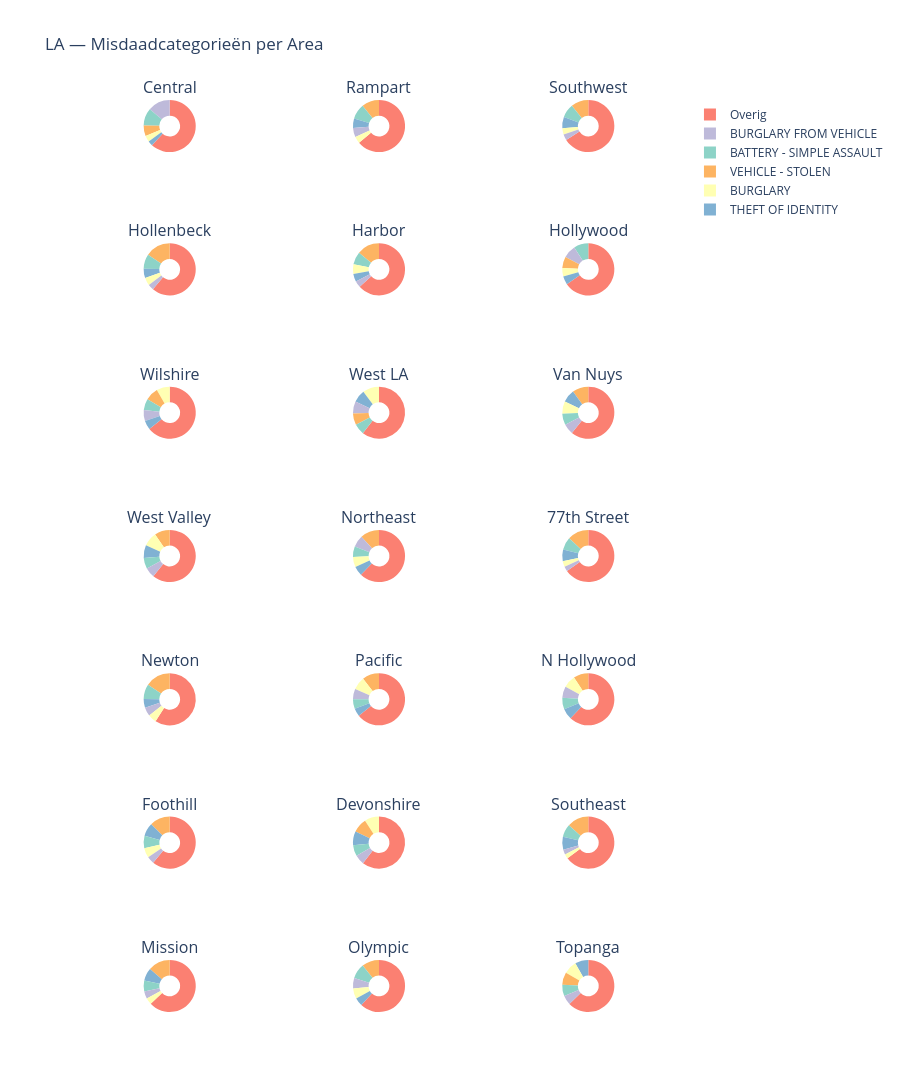

Notebook cell for this chart:
### Markdown cell above
## Verdeling van soorten criminaliteit in Los Angeles
In onderstaande grafiek staan de verdelingen van misdaadcategorieën per borough in LA.

### Code cell
fig_la_c = maak_donut_grid_kaart(
    lapd_pie_data, lapd_coords, 'area_name',
    categorie_kleuren_lapd, 'LA — Misdaadcategorieën per Area', 900, cols=3
)
fig_la_c.show()

### Figure 1 — Plotly figure (JSON) as saved in the notebook; plotly's stock layout.template omitted (floating-point values rounded to 4 significant figures)
{"data": [{"domain": {"x": [0, 0.3], "y": [0.9429, 1]}, "hole": 0.4, "labels": ["BATTERY - SIMPLE ASSAULT", "BURGLARY", "BURGLARY FROM VEHICLE", "Overig", "THEFT OF IDENTITY", "VEHICLE - STOLEN"], "marker": {"colors": ["rgb(141,211,199)", "rgb(255,255,179)", "rgb(190,186,218)", "rgb(251,128,114)", "rgb(128,177,211)", "rgb(253,180,98)"]}, "showlegend": true, "textinfo": "none", "type": "pie", "values": [6433, 2299, 8244, 36817, 1784, 3879]}, {"domain": {"x": [0.35, 0.65], "y": [0.9429, 1]}, "hole": 0.4, "labels": ["BATTERY - SIMPLE ASSAULT", "BURGLARY", "BURGLARY FROM VEHICLE", "Overig", "THEFT OF IDENTITY", "VEHICLE - STOLEN"], "marker": {"colors": ["rgb(141,211,199)", "rgb(255,255,179)", "rgb(190,186,218)", "rgb(251,128,114)", "rgb(128,177,211)", "rgb(253,180,98)"]}, "showlegend": false, "textinfo": "none", "type": "pie", "values": [3896, 1717, 2370, 26338, 2442, 4460]}, {"domain": {"x": [0.7, 1], "y": [0.9429, 1]}, "hole": 0.4, "labels": ["BATTERY - SIMPLE ASSAULT", "BURGLARY", "BURGLARY FROM VEHICLE", "Overig", "THEFT OF IDENTITY", "VEHICLE - STOLEN"], "marker": {"colors": ["rgb(141,211,199)", "rgb(255,255,179)", "rgb(190,186,218)", "rgb(251,128,114)", "rgb(128,177,211)", "rgb(253,180,98)"]}, "showlegend": false, "textinfo": "none", "type": "pie", "values": [4137, 1896, 1832, 32470, 3455, 5337]}, {"domain": {"x": [0, 0.3], "y": [0.7857, 0.8429]}, "hole": 0.4, "labels": ["BATTERY - SIMPLE ASSAULT", "BURGLARY", "BURGLARY FROM VEHICLE", "Overig", "THEFT OF IDENTITY", "VEHICLE - STOLEN"], "marker": {"colors": ["rgb(141,211,199)", "rgb(255,255,179)", "rgb(190,186,218)", "rgb(251,128,114)", "rgb(128,177,211)", "rgb(253,180,98)"]}, "showlegend": false, "textinfo": "none", "type": "pie", "values": [2948, 1573, 1191, 20030, 1913, 5113]}, {"domain": {"x": [0.35, 0.65], "y": [0.7857, 0.8429]}, "hole": 0.4, "labels": ["BATTERY - SIMPLE ASSAULT", "BURGLARY", "BURGLARY FROM VEHICLE", "Overig", "THEFT OF IDENTITY", "VEHICLE - STOLEN"], "marker": {"colors": ["rgb(141,211,199)", "rgb(255,255,179)", "rgb(190,186,218)", "rgb(251,128,114)", "rgb(128,177,211)", "rgb(253,180,98)"]}, "showlegend": false, "textinfo": "none", "type": "pie", "values": [2886, 2120, 1471, 22835, 1759, 5014]}, {"domain": {"x": [0.7, 1], "y": [0.7857, 0.8429]}, "hole": 0.4, "labels": ["BATTERY - SIMPLE ASSAULT", "BURGLARY", "BURGLARY FROM VEHICLE", "Overig", "THEFT OF IDENTITY", "VEHICLE - STOLEN"], "marker": {"colors": ["rgb(141,211,199)", "rgb(255,255,179)", "rgb(190,186,218)", "rgb(251,128,114)", "rgb(128,177,211)", "rgb(253,180,98)"]}, "showlegend": false, "textinfo": "none", "type": "pie", "values": [4189, 2449, 3697, 30261, 2373, 3308]}, {"domain": {"x": [0, 0.3], "y": [0.6286, 0.6857]}, "hole": 0.4, "labels": ["BATTERY - SIMPLE ASSAULT", "BURGLARY", "BURGLARY FROM VEHICLE", "Overig", "THEFT OF IDENTITY", "VEHICLE - STOLEN"], "marker": {"colors": ["rgb(141,211,199)", "rgb(255,255,179)", "rgb(190,186,218)", "rgb(251,128,114)", "rgb(128,177,211)", "rgb(253,180,98)"]}, "showlegend": false, "textinfo": "none", "type": "pie", "values": [2967, 3445, 2823, 26942, 2351, 3405]}, {"domain": {"x": [0.35, 0.65], "y": [0.6286, 0.6857]}, "hole": 0.4, "labels": ["BATTERY - SIMPLE ASSAULT", "BURGLARY", "BURGLARY FROM VEHICLE", "Overig", "THEFT OF IDENTITY", "VEHICLE - STOLEN"], "marker": {"colors": ["rgb(141,211,199)", "rgb(255,255,179)", "rgb(190,186,218)", "rgb(251,128,114)", "rgb(128,177,211)", "rgb(253,180,98)"]}, "showlegend": false, "textinfo": "none", "type": "pie", "values": [2690, 4142, 3067, 24445, 3074, 2895]}, {"domain": {"x": [0.7, 1], "y": [0.6286, 0.6857]}, "hole": 0.4, "labels": ["BATTERY - SIMPLE ASSAULT", "BURGLARY", "BURGLARY FROM VEHICLE", "Overig", "THEFT OF IDENTITY", "VEHICLE - STOLEN"], "marker": {"colors": ["rgb(141,211,199)", "rgb(255,255,179)", "rgb(190,186,218)", "rgb(251,128,114)", "rgb(128,177,211)", "rgb(253,180,98)"]}, "showlegend": false, "textinfo": "none", "type": "pie", "values": [2621, 2874, 2405, 22581, 2935, 3706]}, {"domain": {"x": [0, 0.3], "y": [0.4714, 0.5286]}, "hole": 0.4, "labels": ["BATTERY - SIMPLE ASSAULT", "BURGLARY", "BURGLARY FROM VEHICLE", "Overig", "THEFT OF IDENTITY", "VEHICLE - STOLEN"], "marker": {"colors": ["rgb(141,211,199)", "rgb(255,255,179)", "rgb(190,186,218)", "rgb(251,128,114)", "rgb(128,177,211)", "rgb(253,180,98)"]}, "showlegend": false, "textinfo": "none", "type": "pie", "values": [2493, 3250, 2294, 22410, 2933, 3484]}, {"domain": {"x": [0.35, 0.65], "y": [0.4714, 0.5286]}, "hole": 0.4, "labels": ["BATTERY - SIMPLE ASSAULT", "BURGLARY", "BURGLARY FROM VEHICLE", "Overig", "THEFT OF IDENTITY", "VEHICLE - STOLEN"], "marker": {"colors": ["rgb(141,211,199)", "rgb(255,255,179)", "rgb(190,186,218)", "rgb(251,128,114)", "rgb(128,177,211)", "rgb(253,180,98)"]}, "showlegend": false, "textinfo": "none", "type": "pie", "values": [2466, 2419, 2730, 23452, 2204, 4432]}, {"domain": {"x": [0.7, 1], "y": [0.4714, 0.5286]}, "hole": 0.4, "labels": ["BATTERY - SIMPLE ASSAULT", "BURGLARY", "BURGLARY FROM VEHICLE", "Overig", "THEFT OF IDENTITY", "VEHICLE - STOLEN"], "marker": {"colors": ["rgb(141,211,199)", "rgb(255,255,179)", "rgb(190,186,218)", "rgb(251,128,114)", "rgb(128,177,211)", "rgb(253,180,98)"]}, "showlegend": false, "textinfo": "none", "type": "pie", "values": [4283, 1952, 1626, 35891, 4008, 7221]}, {"domain": {"x": [0, 0.3], "y": [0.3143, 0.3714]}, "hole": 0.4, "labels": ["BATTERY - SIMPLE ASSAULT", "BURGLARY", "BURGLARY FROM VEHICLE", "Overig", "THEFT OF IDENTITY", "VEHICLE - STOLEN"], "marker": {"colors": ["rgb(141,211,199)", "rgb(255,255,179)", "rgb(190,186,218)", "rgb(251,128,114)", "rgb(128,177,211)", "rgb(253,180,98)"]}, "showlegend": false, "textinfo": "none", "type": "pie", "values": [3983, 2304, 2380, 25886, 2381, 6853]}, {"domain": {"x": [0.35, 0.65], "y": [0.3143, 0.3714]}, "hole": 0.4, "labels": ["BATTERY - SIMPLE ASSAULT", "BURGLARY", "BURGLARY FROM VEHICLE", "Overig", "THEFT OF IDENTITY", "VEHICLE - STOLEN"], "marker": {"colors": ["rgb(141,211,199)", "rgb(255,255,179)", "rgb(190,186,218)", "rgb(251,128,114)", "rgb(128,177,211)", "rgb(253,180,98)"]}, "showlegend": false, "textinfo": "none", "type": "pie", "values": [3069, 4100, 3348, 32930, 2524, 5380]}, {"domain": {"x": [0.7, 1], "y": [0.3143, 0.3714]}, "hole": 0.4, "labels": ["BATTERY - SIMPLE ASSAULT", "BURGLARY", "BURGLARY FROM VEHICLE", "Overig", "THEFT OF IDENTITY", "VEHICLE - STOLEN"], "marker": {"colors": ["rgb(141,211,199)", "rgb(255,255,179)", "rgb(190,186,218)", "rgb(251,128,114)", "rgb(128,177,211)", "rgb(253,180,98)"]}, "showlegend": false, "textinfo": "none", "type": "pie", "values": [3118, 3385, 3130, 27170, 2999, 4056]}, {"domain": {"x": [0, 0.3], "y": [0.1571, 0.2143]}, "hole": 0.4, "labels": ["BATTERY - SIMPLE ASSAULT", "BURGLARY", "BURGLARY FROM VEHICLE", "Overig", "THEFT OF IDENTITY", "VEHICLE - STOLEN"], "marker": {"colors": ["rgb(141,211,199)", "rgb(255,255,179)", "rgb(190,186,218)", "rgb(251,128,114)", "rgb(128,177,211)", "rgb(253,180,98)"]}, "showlegend": false, "textinfo": "none", "type": "pie", "values": [2221, 1792, 1317, 17779, 2398, 3675]}, {"domain": {"x": [0.35, 0.65], "y": [0.1571, 0.2143]}, "hole": 0.4, "labels": ["BATTERY - SIMPLE ASSAULT", "BURGLARY", "BURGLARY FROM VEHICLE", "Overig", "THEFT OF IDENTITY", "VEHICLE - STOLEN"], "marker": {"colors": ["rgb(141,211,199)", "rgb(255,255,179)", "rgb(190,186,218)", "rgb(251,128,114)", "rgb(128,177,211)", "rgb(253,180,98)"]}, "showlegend": false, "textinfo": "none", "type": "pie", "values": [2429, 3230, 2156, 21714, 3122, 3213]}, {"domain": {"x": [0.7, 1], "y": [0.1571, 0.2143]}, "hole": 0.4, "labels": ["BATTERY - SIMPLE ASSAULT", "BURGLARY", "BURGLARY FROM VEHICLE", "Overig", "THEFT OF IDENTITY", "VEHICLE - STOLEN"], "marker": {"colors": ["rgb(141,211,199)", "rgb(255,255,179)", "rgb(190,186,218)", "rgb(251,128,114)", "rgb(128,177,211)", "rgb(253,180,98)"]}, "showlegend": false, "textinfo": "none", "type": "pie", "values": [3579, 1250, 1345, 28688, 3535, 5928]}, {"domain": {"x": [0, 0.3], "y": [0, 0.05714]}, "hole": 0.4, "labels": ["BATTERY - SIMPLE ASSAULT", "BURGLARY", "BURGLARY FROM VEHICLE", "Overig", "THEFT OF IDENTITY", "VEHICLE - STOLEN"], "marker": {"colors": ["rgb(141,211,199)", "rgb(255,255,179)", "rgb(190,186,218)", "rgb(251,128,114)", "rgb(128,177,211)", "rgb(253,180,98)"]}, "showlegend": false, "textinfo": "none", "type": "pie", "values": [2345, 1429, 1596, 22032, 2804, 4776]}, {"domain": {"x": [0.35, 0.65], "y": [0, 0.05714]}, "hole": 0.4, "labels": ["BATTERY - SIMPLE ASSAULT", "BURGLARY", "BURGLARY FROM VEHICLE", "Overig", "THEFT OF IDENTITY", "VEHICLE - STOLEN"], "marker": {"colors": ["rgb(141,211,199)", "rgb(255,255,179)", "rgb(190,186,218)", "rgb(251,128,114)", "rgb(128,177,211)", "rgb(253,180,98)"]}, "showlegend": false, "textinfo": "none", "type": "pie", "values": [4136, 2862, 2882, 27407, 2246, 4767]}, {"domain": {"x": [0.7, 1], "y": [0, 0.05714]}, "hole": 0.4, "labels": ["BATTERY - SIMPLE ASSAULT", "BURGLARY", "BURGLARY FROM VEHICLE", "Overig", "THEFT OF IDENTITY", "VEHICLE - STOLEN"], "marker": {"colors": ["rgb(141,211,199)", "rgb(255,255,179)", "rgb(190,186,218)", "rgb(251,128,114)", "rgb(128,177,211)", "rgb(253,180,98)"]}, "showlegend": false, "textinfo": "none", "type": "pie", "values": [2532, 2923, 2086, 22537, 2976, 2772]}], "layout": {"annotations": [{"font": {"size": 16}, "showarrow": false, "text": "Central", "x": 0.15, "xanchor": "center", "xref": "paper", "y": 1, "yanchor": "bottom", "yref": "paper"}, {"font": {"size": 16}, "showarrow": false, "text": "Rampart", "x": 0.5, "xanchor": "center", "xref": "paper", "y": 1, "yanchor": "bottom", "yref": "paper"}, {"font": {"size": 16}, "showarrow": false, "text": "Southwest", "x": 0.85, "xanchor": "center", "xref": "paper", "y": 1, "yanchor": "bottom", "yref": "paper"}, {"font": {"size": 16}, "showarrow": false, "text": "Hollenbeck", "x": 0.15, "xanchor": "center", "xref": "paper", "y": 0.8429, "yanchor": "bottom", "yref": "paper"}, {"font": {"size": 16}, "showarrow": false, "text": "Harbor", "x": 0.5, "xanchor": "center", "xref": "paper", "y": 0.8429, "yanchor": "bottom", "yref": "paper"}, {"font": {"size": 16}, "showarrow": false, "text": "Hollywood", "x": 0.85, "xanchor": "center", "xref": "paper", "y": 0.8429, "yanchor": "bottom", "yref": "paper"}, {"font": {"size": 16}, "showarrow": false, "text": "Wilshire", "x": 0.15, "xanchor": "center", "xref": "paper", "y": 0.6857, "yanchor": "bottom", "yref": "paper"}, {"font": {"size": 16}, "showarrow": false, "text": "West LA", "x": 0.5, "xanchor": "center", "xref": "paper", "y": 0.6857, "yanchor": "bottom", "yref": "paper"}, {"font": {"size": 16}, "showarrow": false, "text": "Van Nuys", "x": 0.85, "xanchor": "center", "xref": "paper", "y": 0.6857, "yanchor": "bottom", "yref": "paper"}, {"font": {"size": 16}, "showarrow": false, "text": "West Valley", "x": 0.15, "xanchor": "center", "xref": "paper", "y": 0.5286, "yanchor": "bottom", "yref": "paper"}, {"font": {"size": 16}, "showarrow": false, "text": "Northeast", "x": 0.5, "xanchor": "center", "xref": "paper", "y": 0.5286, "yanchor": "bottom", "yref": "paper"}, {"font": {"size": 16}, "showarrow": false, "text": "77th Street", "x": 0.85, "xanchor": "center", "xref": "paper", "y": 0.5286, "yanchor": "bottom", "yref": "paper"}, {"font": {"size": 16}, "showarrow": false, "text": "Newton", "x": 0.15, "xanchor": "center", "xref": "paper", "y": 0.3714, "yanchor": "bottom", "yref": "paper"}, {"font": {"size": 16}, "showarrow": false, "text": "Pacific", "x": 0.5, "xanchor": "center", "xref": "paper", "y": 0.3714, "yanchor": "bottom", "yref": "paper"}, {"font": {"size": 16}, "showarrow": false, "text": "N Hollywood", "x": 0.85, "xanchor": "center", "xref": "paper", "y": 0.3714, "yanchor": "bottom", "yref": "paper"}, {"font": {"size": 16}, "showarrow": false, "text": "Foothill", "x": 0.15, "xanchor": "center", "xref": "paper", "y": 0.2143, "yanchor": "bottom", "yref": "paper"}, {"font": {"size": 16}, "showarrow": false, "text": "Devonshire", "x": 0.5, "xanchor": "center", "xref": "paper", "y": 0.2143, "yanchor": "bottom", "yref": "paper"}, {"font": {"size": 16}, "showarrow": false, "text": "Southeast", "x": 0.85, "xanchor": "center", "xref": "paper", "y": 0.2143, "yanchor": "bottom", "yref": "paper"}, {"font": {"size": 16}, "showarrow": false, "text": "Mission", "x": 0.15, "xanchor": "center", "xref": "paper", "y": 0.05714, "yanchor": "bottom", "yref": "paper"}, {"font": {"size": 16}, "showarrow": false, "text": "Olympic", "x": 0.5, "xanchor": "center", "xref": "paper", "y": 0.05714, "yanchor": "bottom", "yref": "paper"}, {"font": {"size": 16}, "showarrow": false, "text": "Topanga", "x": 0.85, "xanchor": "center", "xref": "paper", "y": 0.05714, "yanchor": "bottom", "yref": "paper"}], "height": 2450, "showlegend": true, "title": {"text": "LA — Misdaadcategorieën per Area"}, "width": 900}}
